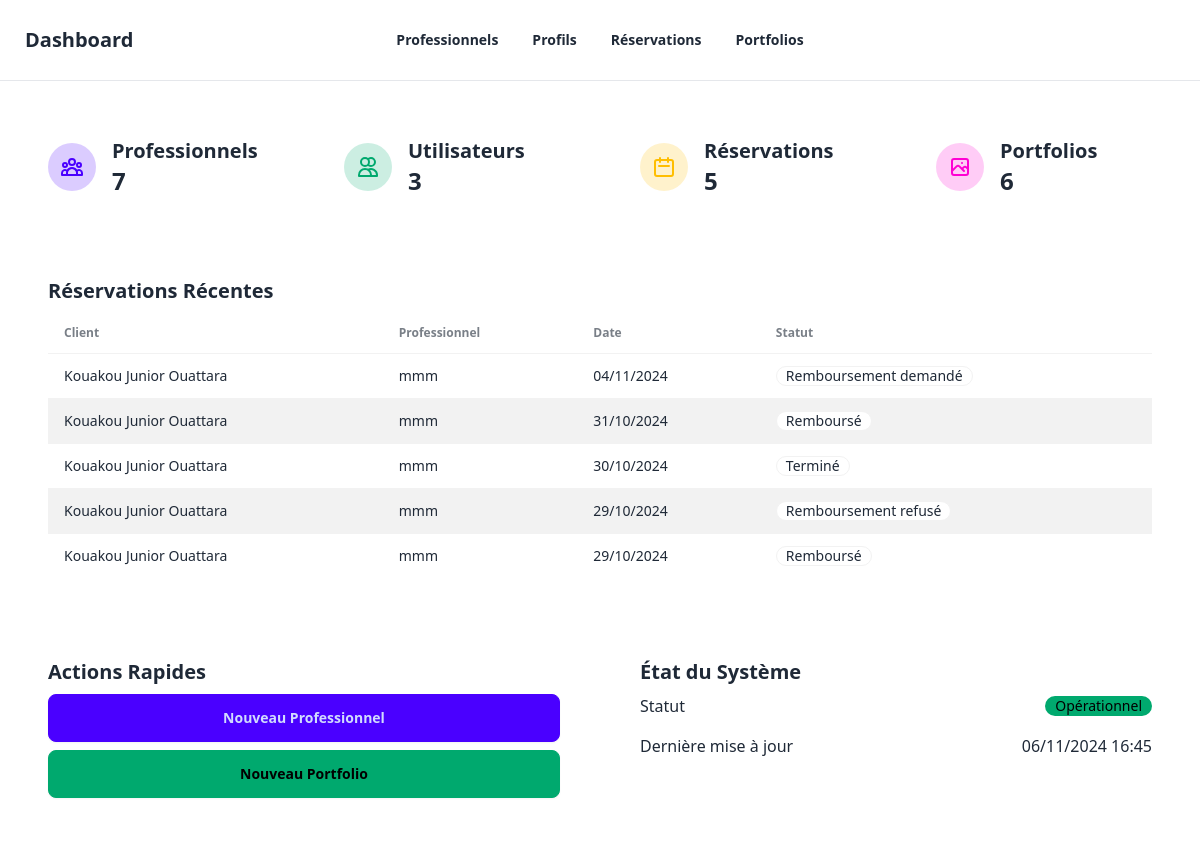
/dashboard/ (signed in), run on the app's committed database.
### reservations/models.py (models this page shows, shortened)
class Reservation(models.Model):
    objects = ReservationManager()
    professionnel = models.ForeignKey(
        Professionnel,
        on_delete=models.CASCADE,
        related_name="reservations"
    )
    client = models.ForeignKey(
        settings.AUTH_USER_MODEL,
        on_delete=models.CASCADE
    )
    description = models.TextField(
        verbose_name="Description de la demande",
        help_text="Décrivez le travail que vous souhaitez faire réaliser"
    )
    phone = models.CharField(
        max_length=20,
        verbose_name="Numéro de téléphone"
    )
    selected_dates = models.JSONField(
        verbose_name="Dates sélectionnées",
        help_text="Les dates de réservation sélectionnées"
    )
    created_at = models.DateTimeField(
        auto_now_add=True,
        verbose_name="Date de création"
    )
    status = models.CharField(
        max_length=20,
        choices=ReservationStatus.choices,
        default=ReservationStatus.PENDING,
        verbose_name="Statut"
    )
    last_status_change = models.DateTimeField(
        auto_now_add=True,
        verbose_name="Dernière modification du statut"
    )
    cancelled_at = models.DateTimeField(null=True, blank=True)
    total_price = models.DecimalField(
        max_digits=10,
        decimal_places=2,
        verbose_name="Prix total",
        help_text="Prix total basé sur le nombre de jours × tarif journalier",
        editable=False
    )
    class Meta:
        ordering = ['-created_at']
        constraints = [
            models.UniqueConstraint(
                fields=["professionnel", "client", "created_at"],
                name="unique_reservation"
            )
        ]

### professionnels/models.py (models this page shows, shortened)
class Professionnel(models.Model):
    full_name = models.CharField(max_length=255, verbose_name="Nom complet")
    profile_photo = models.ImageField(
        upload_to="photos/", null=True, blank=True, verbose_name="Photo de profil"
    )
    email = models.EmailField(unique=True, verbose_name="Email", db_index=True)
    phone = models.CharField(max_length=20, verbose_name="Téléphone", db_index=True)
    CITY_CHOICES = [
        ("Abidjan", "Abidjan"),
        ("Yamoussoukro", "Yamoussoukro"),
    ]
    city = models.CharField(max_length=100, choices=CITY_CHOICES, verbose_name="Ville")
    COMMUNE_CHOICES = [
        ("Abobo", "Abobo"),
        ("Adjamé", "Adjamé"),
    ]
    commune = models.CharField(
        max_length=100, choices=COMMUNE_CHOICES, verbose_name="Commune"
    )
    presentation_video = models.FileField(
        upload_to="videos/", null=True, blank=True, verbose_name="Vidéo de présentation"
    )
    SPECIALIZATIONS = [
        ("Gros Oeuvre", "Gros Oeuvre"),
        ("Second Oeuvre", "Second Oeuvre"),
    ]
    specialization = models.CharField(
        max_length=255, choices=SPECIALIZATIONS, verbose_name="Spécialisation"
    )
    class SkillLevel(models.TextChoices):
        DEBUTANT = "Débutant", "Débutant"
        INTERMEDIAIRE = "Intermédiaire", "Intermédiaire"
        EXPERT = "Expert", "Expert"
    skill_level = models.CharField(
        max_length=50,
        choices=SkillLevel.choices,
        verbose_name="Niveau de compétence",
    )
    certifications = models.TextField(verbose_name="Certifications", blank=True)
    years_of_experience = models.PositiveIntegerField(
        help_text="Nombre d'années d'expérience", verbose_name="Années d'expérience"
    )
    daily_rate = models.DecimalField(
        max_digits=10, decimal_places=2, verbose_name="Tarif journalier"
    )
    availability = models.CharField(
        max_length=255,
        help_text="Exemple : Lundi,Mardi,Mercredi",
        verbose_name="Disponibilité",
    )
    class Meta:
        constraints = [
            models.UniqueConstraint(fields=["email"], name="unique_email"),
        ]

### dashboard/views.py (the view)
# urls.py: path('', views.dashboard_home, name='home'),
@staff_member_required  # Sécurité : Accessible uniquement aux membres du staff
def dashboard_home(request):
    context = {
        'professionals_count': Professionnel.objects.count(),
        'users_count': User.objects.count(),
        'reservations_count': Reservation.objects.count(),
        'portfolios_count': Portfolio.objects.count(),
        'recent_reservations': Reservation.objects.order_by('-created_at')[:5],
        'last_update': timezone.now(),
    }
    return render(request, 'dashboard/home.html', context)

### reservations/managers.py (called while the page is built)
    def get_queryset(self):
        return ReservationQuerySet(self.model, using=self._db)

### dashboard/templates/dashboard/home.html (shortened to what this page needs)
{% extends "dashboard/base.html" %}
{% block content %}
<div class="space-y-4">
    <div class="grid lg:grid-cols-4 md:grid-cols-2 gap-4">
        <div class="card bg-base-100">
            <div class="card-body">
                <div class="flex items-center">
                    <div class="rounded-full bg-primary/20 p-3">
                    </div>
                    <div class="ml-4">
                        <h3 class="card-title">Professionnels</h3>
                        <p class="text-2xl font-bold">{{ professionals_count }}</p>
                    </div>
                </div>
            </div>
        </div>
        <div class="card bg-base-100 ">
            <div class="card-body">
                <div class="flex items-center">
                    <div class="rounded-full bg-success/20 p-3">
                        <svg xmlns="http://www.w3.org/2000/svg" class="h-6 w-6 text-success" fill="none" viewBox="0 0 24 24" stroke="currentColor">
                            <path stroke-linecap="round" stroke-linejoin="round" stroke-width="2" d="M12 4.354a4 4 0 110 5.292M15 21H3v-1a6 6 0 0112 0v1zm0 0h6v-1a6 6 0 00-9-5.197M13 7a4 4 0 11-8 0 4 4 0 018 0z" />
                        </svg>
                    </div>
                    <div class="ml-4">
                        <h3 class="card-title">Utilisateurs</h3>
                        <p class="text-2xl font-bold">{{ users_count }}</p>
                    </div>
                </div>
            </div>
        </div>
        <div class="card bg-base-100">
            <div class="card-body">
                <div class="flex items-center">
                    <div class="rounded-full bg-warning/20 p-3">
                        <svg xmlns="http://www.w3.org/2000/svg" class="h-6 w-6 text-warning" fill="none" viewBox="0 0 24 24" stroke="currentColor">
                            <path stroke-linecap="round" stroke-linejoin="round" stroke-width="2" d="M8 7V3m8 4V3m-9 8h10M5 21h14a2 2 0 002-2V7a2 2 0 00-2-2H5a2 2 0 00-2 2v12a2 2 0 002 2z" />
                        </svg>
                    </div>
                    <div class="ml-4">
                        <h3 class="card-title">Réservations</h3>
                        <p class="text-2xl font-bold">{{ reservations_count }}</p>
                    </div>
                </div>
            </div>
        </div>
        <div class="card bg-base-100">
            <div class="card-body">
                <div class="flex items-center">
                    <div class="rounded-full bg-secondary/20 p-3">
                    </div>
                    <div class="ml-4">
                        <h3 class="card-title">Portfolios</h3>
                        <p class="text-2xl font-bold">{{ portfolios_count }}</p>
                    </div>
                </div>
            </div>
        </div>
    </div>
    <div class="card bg-base-100">
        <div class="card-body">
            <h2 class="card-title">Réservations Récentes</h2>
            <div class="overflow-x-auto">
                <table class="table table-zebra">
                    <thead>
                        <tr>
                            <th>Client</th>
                            <th>Professionnel</th>
                            <th>Date</th>
                            <th>Statut</th>
                        </tr>
                    </thead>
                    <tbody>
                        {% for reservation in recent_reservations %}
                        <tr>
                            <td>{{ reservation.client.get_full_name }}</td>
                            <td>{{ reservation.professionnel.full_name }}</td>
                            <td>{{ reservation.created_at|date:"d/m/Y" }}</td>
                            <td>
                                <div class="badge ">
                                    {{ reservation.get_status_display }}
                                </div>
                            </td>
                        </tr>
                        {% empty %}
                        <tr>
                            <td colspan="4" class="text-center">Aucune réservation récente</td>
                        </tr>
                        {% endfor %}
                    </tbody>
                </table>
            </div>
        </div>
    </div>
    <div class="grid lg:grid-cols-2 gap-4">
        <div class="card bg-base-100">
            <div class="card-body">
                <h2 class="card-title">Actions Rapides</h2>
                <div class="space-y-2">
                    <a href="{% url 'dashboard:professional_create' %}"
                       class="btn btn-primary btn-block">
                        Nouveau Professionnel
                    </a>
                    <a href="{% url 'dashboard:portfolio_create' %}"
                       class="btn btn-success btn-block">
                        Nouveau Portfolio
                    </a>
                </div>
            </div>
        </div>
        <div class="card bg-base-100">
            <div class="card-body">
                <h2 class="card-title">État du Système</h2>
                <div class="space-y-4">
                    <div class="flex justify-between items-center">
                        <span>Statut</span>
                        <div class="badge badge-success">Opérationnel</div>
                    </div>
                    <div class="flex justify-between items-center">
                        <span>Dernière mise à jour</span>
                        <span>{{ last_update|date:"d/m/Y H:i" }}</span>
                    </div>
                </div>
            </div>
        </div>
    </div>
</div>
{% endblock %}

### data on the page
Reservation: client.get_full_name "Kouakou Junior Ouattara", professionnel.full_name "mmm", created_at "04/11/2024", status "Remboursement demandé"
Reservation: client.get_full_name "Kouakou Junior Ouattara", professionnel.full_name "mmm", created_at "31/10/2024", status "Remboursé"
Reservation: client.get_full_name "Kouakou Junior Ouattara", professionnel.full_name "mmm", created_at "30/10/2024", status "Terminé"
Reservation: client.get_full_name "Kouakou Junior Ouattara", professionnel.full_name "mmm", created_at "29/10/2024", status "Remboursement refusé"
Reservation: client.get_full_name "Kouakou Junior Ouattara", professionnel.full_name "mmm", created_at "29/10/2024", status "Remboursé"

### other printed values
{{ professionals_count }} "7"
{{ users_count }} "3"
{{ reservations_count }} "5"
{{ portfolios_count }} "6"
